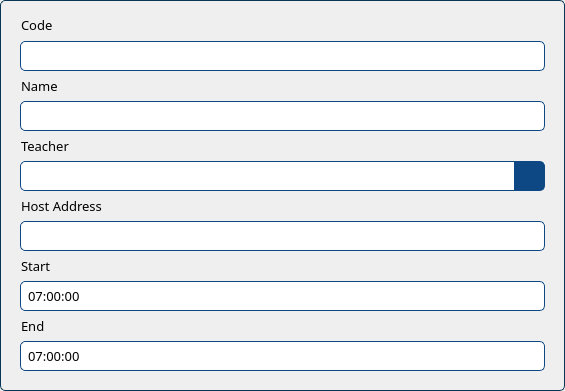
<?xml version="1.0" encoding="UTF-8"?>
<ui version="4.0">
 <class>w_class_item</class>
 <widget class="QWidget" name="w_class_item">
  <property name="geometry">
   <rect>
    <x>0</x>
    <y>0</y>
    <width>565</width>
    <height>390</height>
   </rect>
  </property>
  <property name="styleSheet">
   <string notr="true">QWidget#w_class_item {
  padding: 1px 5px;
  border: 1px solid #083654;
  border-radius: 5px;
}

QTimeEdit,
QLineEdit {
  	padding: 1px 5px;
  	border: 1px solid #0e4884;
  	border-radius: 5px;
}

QPushButton {
  padding: 5px;
  border: 1px solid #0e4884;
  background-color: #0e4884;
}

QLineEdit:focus,
QLineEdit:hover,
QPushButton:focus,
QPushButton:hover {
  border: 1px solid #256eff;
  outline: none;
}

QPushButton:pressed {
  background-color: #072f49;
}
</string>
  </property>
  <layout class="QVBoxLayout" name="verticalLayout">
   <property name="leftMargin">
    <number>20</number>
   </property>
   <property name="topMargin">
    <number>15</number>
   </property>
   <property name="rightMargin">
    <number>20</number>
   </property>
   <property name="bottomMargin">
    <number>20</number>
   </property>
   <item>
    <layout class="QHBoxLayout" name="horizontalLayout_39">
     <property name="spacing">
      <number>0</number>
     </property>
     <property name="sizeConstraint">
      <enum>QLayout::SetMinimumSize</enum>
     </property>
     <item>
      <widget class="QLabel" name="label_45">
       <property name="sizePolicy">
        <sizepolicy hsizetype="Preferred" vsizetype="Expanding">
         <horstretch>0</horstretch>
         <verstretch>0</verstretch>
        </sizepolicy>
       </property>
       <property name="font">
        <font>
         <family>Barlow</family>
         <pointsize>10</pointsize>
        </font>
       </property>
       <property name="text">
        <string>Code</string>
       </property>
       <property name="indent">
        <number>1</number>
       </property>
      </widget>
     </item>
     <item>
      <spacer name="horizontalSpacer_31">
       <property name="orientation">
        <enum>Qt::Horizontal</enum>
       </property>
       <property name="sizeHint" stdset="0">
        <size>
         <width>40</width>
         <height>20</height>
        </size>
       </property>
      </spacer>
     </item>
     <item>
      <widget class="QPushButton" name="btn_class_item_close">
       <property name="sizePolicy">
        <sizepolicy hsizetype="Fixed" vsizetype="Fixed">
         <horstretch>0</horstretch>
         <verstretch>0</verstretch>
        </sizepolicy>
       </property>
       <property name="minimumSize">
        <size>
         <width>20</width>
         <height>20</height>
        </size>
       </property>
       <property name="maximumSize">
        <size>
         <width>20</width>
         <height>20</height>
        </size>
       </property>
       <property name="cursor">
        <cursorShape>PointingHandCursor</cursorShape>
       </property>
       <property name="styleSheet">
        <string notr="true">QPushButton{
	border: none;
	border-radius: none;
	background: none;
	background-repeat: none;
	background-image: url(:/icons/close.png);
	background-position: center center;
}

QPushButton:hover{
	background: none;
	background-repeat: none;
	background-image: url(:/icons/close_2.png);
	background-position: center center;
}</string>
       </property>
      </widget>
     </item>
    </layout>
   </item>
   <item>
    <widget class="QLineEdit" name="txt_class_item_code">
     <property name="minimumSize">
      <size>
       <width>0</width>
       <height>30</height>
      </size>
     </property>
     <property name="font">
      <font>
       <family>Barlow</family>
       <pointsize>10</pointsize>
      </font>
     </property>
    </widget>
   </item>
   <item>
    <widget class="QLabel" name="label_41">
     <property name="sizePolicy">
      <sizepolicy hsizetype="Preferred" vsizetype="Fixed">
       <horstretch>0</horstretch>
       <verstretch>0</verstretch>
      </sizepolicy>
     </property>
     <property name="font">
      <font>
       <family>Barlow</family>
       <pointsize>10</pointsize>
      </font>
     </property>
     <property name="text">
      <string>Name</string>
     </property>
     <property name="indent">
      <number>1</number>
     </property>
    </widget>
   </item>
   <item>
    <widget class="QLineEdit" name="txt_class_item_name">
     <property name="minimumSize">
      <size>
       <width>0</width>
       <height>30</height>
      </size>
     </property>
     <property name="font">
      <font>
       <family>Barlow</family>
       <pointsize>10</pointsize>
      </font>
     </property>
    </widget>
   </item>
   <item>
    <widget class="QLabel" name="label_35">
     <property name="sizePolicy">
      <sizepolicy hsizetype="Preferred" vsizetype="Fixed">
       <horstretch>0</horstretch>
       <verstretch>0</verstretch>
      </sizepolicy>
     </property>
     <property name="font">
      <font>
       <family>Barlow</family>
       <pointsize>10</pointsize>
      </font>
     </property>
     <property name="text">
      <string>Teacher</string>
     </property>
     <property name="indent">
      <number>1</number>
     </property>
    </widget>
   </item>
   <item>
    <layout class="QHBoxLayout" name="horizontalLayout_43">
     <property name="spacing">
      <number>0</number>
     </property>
     <item>
      <widget class="QLineEdit" name="txt_class_item_teacher">
       <property name="sizePolicy">
        <sizepolicy hsizetype="Expanding" vsizetype="Fixed">
         <horstretch>0</horstretch>
         <verstretch>0</verstretch>
        </sizepolicy>
       </property>
       <property name="minimumSize">
        <size>
         <width>0</width>
         <height>30</height>
        </size>
       </property>
       <property name="font">
        <font>
         <family>Barlow</family>
         <pointsize>10</pointsize>
        </font>
       </property>
       <property name="styleSheet">
        <string notr="true">border-radius: none;
border-top-left-radius: 5px;
border-bottom-left-radius: 5px;</string>
       </property>
      </widget>
     </item>
     <item>
      <widget class="QPushButton" name="btn_section_item_get_teacher">
       <property name="sizePolicy">
        <sizepolicy hsizetype="Fixed" vsizetype="Fixed">
         <horstretch>0</horstretch>
         <verstretch>0</verstretch>
        </sizepolicy>
       </property>
       <property name="minimumSize">
        <size>
         <width>30</width>
         <height>30</height>
        </size>
       </property>
       <property name="maximumSize">
        <size>
         <width>30</width>
         <height>30</height>
        </size>
       </property>
       <property name="font">
        <font>
         <family>Barlow</family>
         <pointsize>12</pointsize>
         <weight>75</weight>
         <bold>true</bold>
        </font>
       </property>
       <property name="cursor">
        <cursorShape>PointingHandCursor</cursorShape>
       </property>
       <property name="styleSheet">
        <string notr="true">border-top-right-radius: 5px;
border-bottom-right-radius: 5px;</string>
       </property>
       <property name="text">
        <string/>
       </property>
       <property name="icon">
        <iconset resource="C:/Users/moral/Desktop/Resources/Resources.qrc">
         <normaloff>:/icons/search.png</normaloff>:/icons/search.png</iconset>
       </property>
       <property name="iconSize">
        <size>
         <width>18</width>
         <height>18</height>
        </size>
       </property>
      </widget>
     </item>
    </layout>
   </item>
   <item>
    <widget class="QLabel" name="label_26">
     <property name="sizePolicy">
      <sizepolicy hsizetype="Preferred" vsizetype="Fixed">
       <horstretch>0</horstretch>
       <verstretch>0</verstretch>
      </sizepolicy>
     </property>
     <property name="font">
      <font>
       <family>Barlow</family>
       <pointsize>10</pointsize>
      </font>
     </property>
     <property name="text">
      <string>Host Address</string>
     </property>
     <property name="indent">
      <number>1</number>
     </property>
    </widget>
   </item>
   <item>
    <widget class="QLineEdit" name="txt_class_host_address">
     <property name="minimumSize">
      <size>
       <width>0</width>
       <height>30</height>
      </size>
     </property>
     <property name="font">
      <font>
       <family>Barlow</family>
       <pointsize>10</pointsize>
      </font>
     </property>
    </widget>
   </item>
   <item>
    <widget class="QLabel" name="label_23">
     <property name="sizePolicy">
      <sizepolicy hsizetype="Preferred" vsizetype="Fixed">
       <horstretch>0</horstretch>
       <verstretch>0</verstretch>
      </sizepolicy>
     </property>
     <property name="font">
      <font>
       <family>Barlow</family>
       <pointsize>10</pointsize>
      </font>
     </property>
     <property name="text">
      <string>Start</string>
     </property>
     <property name="indent">
      <number>1</number>
     </property>
    </widget>
   </item>
   <item>
    <widget class="QTimeEdit" name="te_class_start">
     <property name="minimumSize">
      <size>
       <width>0</width>
       <height>30</height>
      </size>
     </property>
     <property name="font">
      <font>
       <family>Barlow</family>
       <pointsize>10</pointsize>
      </font>
     </property>
     <property name="buttonSymbols">
      <enum>QAbstractSpinBox::NoButtons</enum>
     </property>
     <property name="time">
      <time>
       <hour>7</hour>
       <minute>0</minute>
       <second>0</second>
      </time>
     </property>
    </widget>
   </item>
   <item>
    <widget class="QLabel" name="label_24">
     <property name="sizePolicy">
      <sizepolicy hsizetype="Preferred" vsizetype="Fixed">
       <horstretch>0</horstretch>
       <verstretch>0</verstretch>
      </sizepolicy>
     </property>
     <property name="font">
      <font>
       <family>Barlow</family>
       <pointsize>10</pointsize>
      </font>
     </property>
     <property name="text">
      <string>End</string>
     </property>
     <property name="indent">
      <number>1</number>
     </property>
    </widget>
   </item>
   <item>
    <widget class="QTimeEdit" name="te_class_end">
     <property name="minimumSize">
      <size>
       <width>0</width>
       <height>30</height>
      </size>
     </property>
     <property name="font">
      <font>
       <family>Barlow</family>
       <pointsize>10</pointsize>
      </font>
     </property>
     <property name="buttonSymbols">
      <enum>QAbstractSpinBox::NoButtons</enum>
     </property>
     <property name="time">
      <time>
       <hour>7</hour>
       <minute>0</minute>
       <second>0</second>
      </time>
     </property>
    </widget>
   </item>
  </layout>
 </widget>
 <resources>
  <include location="C:/Users/moral/Desktop/Resources/Resources.qrc"/>
 </resources>
 <connections/>
</ui>
